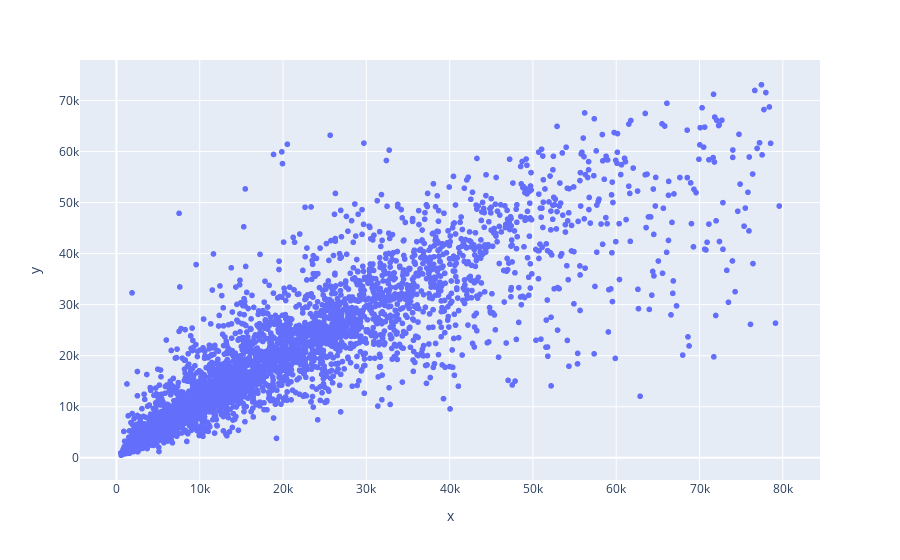

Notebook cell for this chart:
### Code cell
import plotly.express as px
px.scatter(x = y_test, y = preds )

### Figure 1 — Plotly figure (JSON) as saved in the notebook; plotly's stock layout.template omitted (floating-point values rounded to 4 significant figures; data arrays with more than 128 entries replaced by an {"elided": "..."} marker saying what was removed)
{"data": [{"hovertemplate": "x=%{x}<br>y=%{y}<extra></extra>", "legendgroup": "", "marker": {"color": "#636efa", "symbol": "circle"}, "mode": "markers", "name": "", "showlegend": false, "type": "scattergl", "x": {"elided": "5468 float values"}, "xaxis": "x", "y": {"elided": "5468 float values"}, "yaxis": "y"}], "layout": {"legend": {"tracegroupgap": 0}, "margin": {"t": 60}, "xaxis": {"anchor": "y", "domain": [0, 1], "title": {"text": "x"}}, "yaxis": {"anchor": "x", "domain": [0, 1], "title": {"text": "y"}}}}
